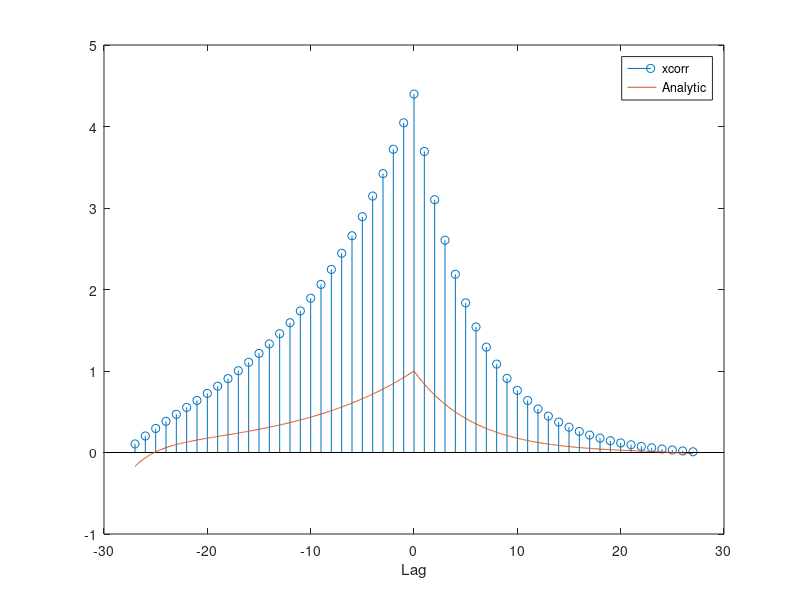

The MATLAB script that drew this image:
%%%%Task 1

%filtering 1

% n= -3:5;
% x = [0 0 -1 2 4 6 4 0 0];
% % We will learn about the filter function later
% y = filter(1/3*[1 1 1],1,x);
% stem(n,y,'filled')

% n = 0:8;
% x = [2 4 6 4 2 0 0 0 0];
% h = [3 -1 2 1];
% y = filter(h,1,x);
% 
% subplot(2,2,1);
% stem(n,x,'filled');
% 
% subplot(2,2,2);
% stem(h,'filled');
% 
% subplot(2,2,3);
% stem(y,'filled');

% additional example
% n = 0:7;
% x = [0 1 2 3 0 0 0 0];
% h = [1 1 2 3];
% y = filter(h,1,x);
% y


%filtering 2

% n = -5:50;
% x = [zeros(1,5), rand(1,41)-1/2, zeros(1,10)];
% y3 = filter(ones(1,3)/3,1,x);
% y7 = filter(ones(1,7)/7,1,x);
% 
% subplot(2,2,1);
% stem(n,x,'filled');
% 
% subplot(2,2,2);
% stem(y3,'filled');
% 
% subplot(2,2,3);
% stem(y7,'filled');
% you can use subplot and stem to display the output

%%%%Task 2 convolution
% x = [2 1 2 1];
% y = [1 2 3];
% clin = conv(x,y);
% xpad = [ x zeros(1,6-length(x))];
% ypad = [ y zeros(1,6-length(y))];
% ccirc = ifft(fft(xpad.*fft(ypad)));
% subplot(2,2,1);
% stem(clin, 'filled');
% ylim([0 11]);
% title('Convolution of x and y');
% subplot(2,2,2);
% stem(ccirc, 'filled');
% ylim([0 11]);
% title('Convolution of xpad and ypad');
% %Pad the vectors to length 12 and obtain the convolution using the inverse 
% %DFT of the product of the DFTs. Retain only the first 4+3-1 elements to 
% %produce an equivalent result.
% N = length(x) + length(y) -1;
% xpad = [ x zeros(1,12-length(x))];
% ypad = [ y zeros(1,12-length(y))];
% ccirc = ifft(fft(xpad.*fft(ypad)));
% ccirc2 = ccirc(1:N);
% % use subplot and stem to display the output
% subplot(2,2,3);
% stem(ccirc2, 'filled');

%%%%Task 3 autocorrelation

% a = 0.95;
% N = 28;
% n = 0:N-1;
% lags = -(N-1):(N-1);
% x = a.^n;
% c = xcorr(x);
% %Analytically the c is estimated as 
% Fs = 10;
% nn = -(N-1):1/Fs:(N-1);
% dd = (1-a.^(2*(N-abs(nn))))/(1-a^2).*a.^abs(nn);
% stem(lags,c);
% hold on
% plot(nn,dd)
% xlabel('Lag');
% legend('xcorr', 'Analytic');
% hold off

%%%Task 4 Correlation two exponential sequences

N = 28;
n = 0:N-1;
a = 0.84;
b = 0.92;
xa = a.^n;
xb = b.^n;

r = xcorr(xa, xb);
stem(-(N-1):(N-1), r)
%Analytically the r is estimated as 
Fs = 10;
nn = -(N-1):1/Fs:(N-1);
cn = (1-(a*b).^(2*(N-abs(nn)))/(1-a*b)).* (a.^nn.*(nn>0) + (nn==0) + b.^-(nn).*(nn<0));
hold on
plot(nn,cn)
xlabel('Lag')
legend('xcorr',  'Analytic')
